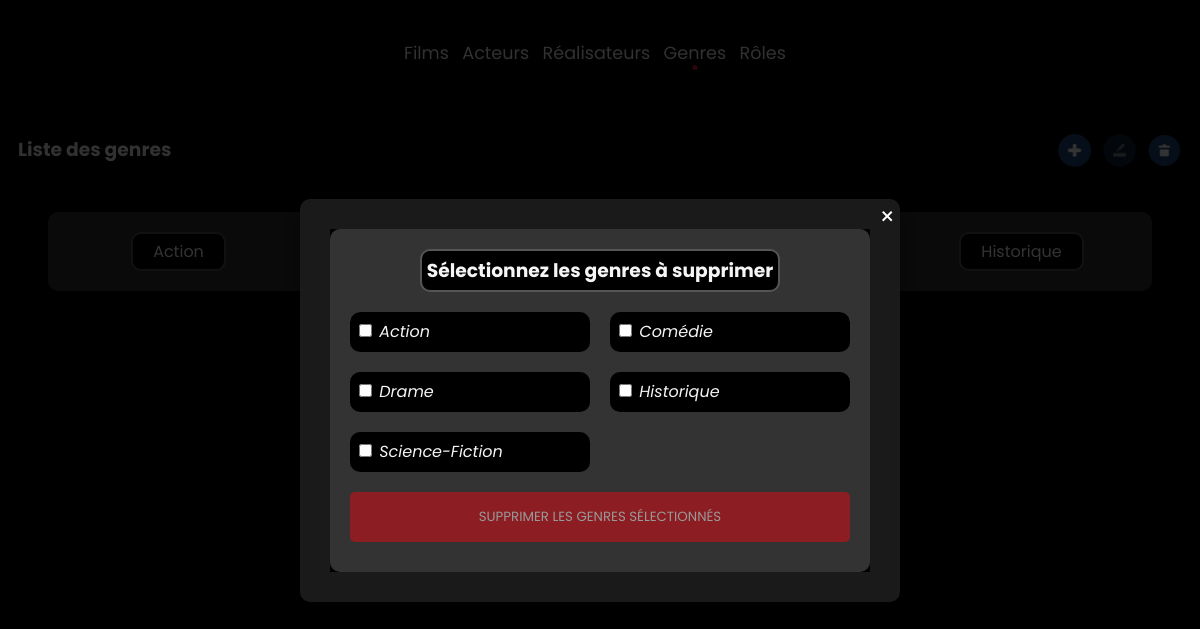
Screenshot of /index.php?action=delKind with the database file from the repository.
### tables this page shows
CREATE TABLE IF NOT EXISTS Genre (
    id_genre INT AUTO_INCREMENT PRIMARY KEY,
    libelle VARCHAR(30)
);

### controllers/KindController.php (called while the page is built, shortened)
<?php
class KindController
{
    function getlist(): \PDOStatement
    {
        $pdo = Connect::Connection();
        $kinds = $pdo->query("
            SELECT id_genre, libelle
            FROM genre
            ORDER BY libelle ASC
        ");
        return $kinds;
    }
    public function delKind()
    {
        $modalType  = 'modalDelKind';
        $this->toView($this->getlist()->fetchAll(), $modalType);
    }
    function toView($kinds, $modalType = null)
    {
        require "views/kindsView.php";
    }
}

### views/kindsView.php (the view, shortened to what this page needs)
<div class="genre-container">
    <?php foreach ($kinds as $kind) { ?>
        <div class="genre-tile">
            <a href="index.php?action=detailKind&id=<?= $kind["id_genre"] ?>"><?= $kind["libelle"] ?></a>
        </div>
    <?php } ?>
</div>
<?php
if (isset($modalType) && $modalType === 'modalDelKind') :
?>
    <form action="index.php?action=deleteKinds" method="post">
        <div id="casting-content">
            <h3 class="modify-title">Sélectionnez les genres à supprimer</h3>
            <div class="scroll-container">
                <?php foreach ($kinds as $kind) { ?>
                    <div class="actor-container  checksDelKind-container">
                        <input type="checkbox" id="kind-<?= $kind['id_genre'] ?>" name="kindIds[]" value="<?= $kind['id_genre'] ?>">
                        <label for="kind-<?= $kind['id_genre'] ?>"><?= $kind['libelle'] ?></label>
                    </div>
                <?php } ?>
                <button type="submit" class="input input-del-kind">Supprimer les genres sélectionnés</button>
            </div>
        </div>
    </form>
<?php
endif;
?>
<?php
require "views/template.php";
?>

### public/css/style.css (style rules this page uses)
*, html { box-sizing: border-box; background-color: black; color: whitesmoke; font-family: 'Poppins', sans-serif; }
:root { --red: crimson; }
a { text-decoration: none; color: cornflowerblue }
button { width: 100%; padding: 10px 20px; margin: 0; border: none; background-color: red; color: white; cursor: pointer; border-radius: 5px; text-transform: uppercase; }
.actor-container { flex: 1 1 48%; border-radius: 10px; padding: 7px 5px 5px 5px; max-width: 48%; cursor: pointer; }
.modal-content form { display: flex; flex-direction: column; }
.modal-content input, .modal-content button { margin-bottom: 10px; }
.modal-content label { margin-bottom: 5px; }
.modal-content button { padding: 15px; background: #e50914; color: #fff; border: none; border-radius: 5px; cursor: pointer; }
.genre-container { display: flex; flex-wrap: wrap; justify-content: space-between; gap: 20px; margin-bottom: 50px; }
.genre-tile { flex: 0 0 calc(25% - 20px); background-color: #333; color: #fff; padding: 20px; border-radius: 10px; box-shadow: 0 4px 8px rgba(0, 0, 0, 0.5); display: flex; align-items: center; justify-content: center; text-align: center; transition: all 0.3s; }
#casting-content, #kinds-content { display: flex; flex-direction: column; background-color: #333; border-radius: 10px; padding: 20px; max-width: 600px; max-height: 600px; }
.scroll-container { display: flex; flex-wrap: wrap; justify-content: space-between; gap: 20px; margin-top: 20px; max-height: 600px; overflow-y: auto; border-radius: 10px; background-color: transparent; max-width: 600px; }
.modify-title { display: inline-block; margin: auto; border: 2px solid #555; border-radius: 10px; padding: 5px; }
.genre-container a { border: 2px solid #555; border-radius: 10px; padding: 5px 20px; color: inherit; }
#casting-content label { font-style: italic; }
.input-del-role:disabled, .input-del-kind:disabled, S .input-del-director:disabled, .input-del-actor:disabled, .input-del-film:disabled { cursor: not-allowed; opacity: 0.5; pointer-events: none; }
.actor-container label { cursor: pointer; }
.genre-container { display: flex; flex-wrap: wrap; gap: 10px; justify-content: center; padding: 20px; background-color: black; }
.genre-container { display: flex; flex-wrap: wrap; gap: 20px; justify-content: center; padding: 20px; background-color: black; }

### rows the page displays
genre: libelle "Action"
genre: libelle "Historique"
genre: libelle "Comédie"
genre: libelle "Drame"
genre: libelle "Science-Fiction"

### other values shown
$titre_secondaire "Liste des genres"
